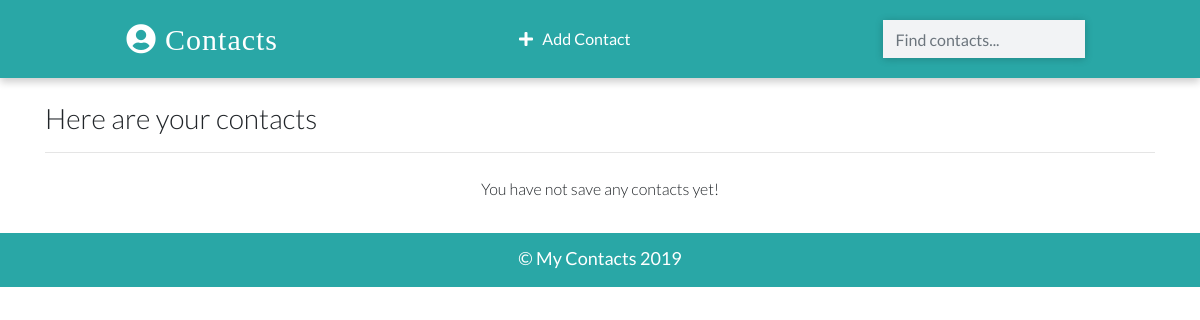
The app's page /, older data.
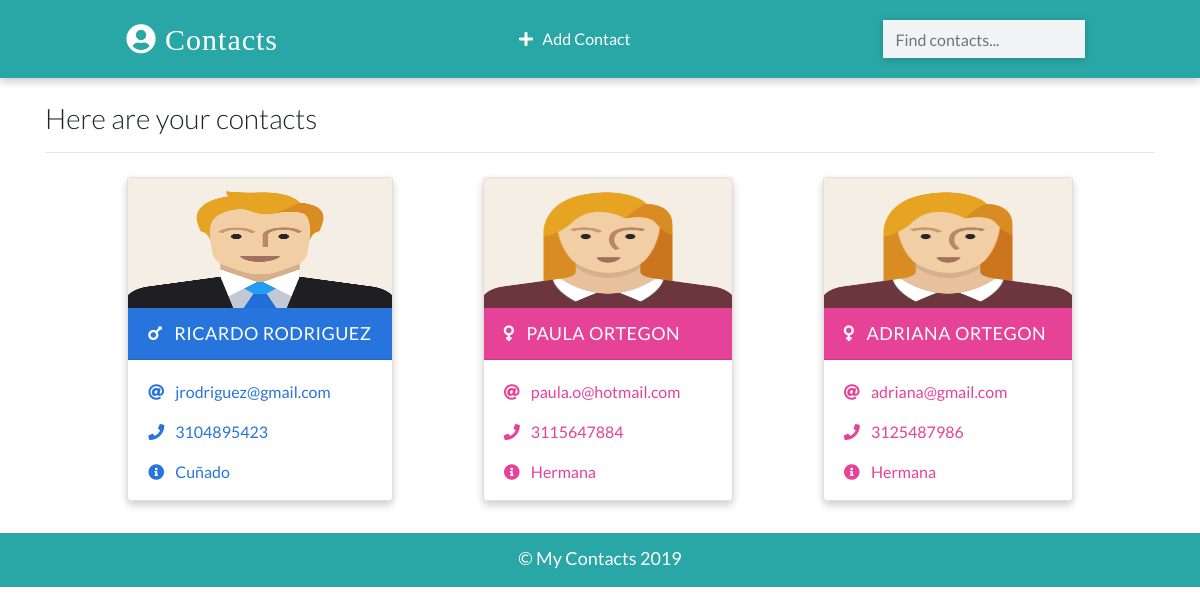
The same page, newer data.
### app/models.py (models this page shows, shortened)
class Contact(models.Model):
    name = models.CharField(max_length=20)
    email = models.EmailField(max_length=100)
    phone = models.IntegerField()
    info = models.CharField(max_length=30)
    gender = models.CharField(max_length=50, choices=(
         ('male', 'Male'),
         ('female', 'Female')
        )
    )
    image = models.ImageField(upload_to='images/', blank=True)
    date_added = models.DateField( auto_now_add=True)
    class Meta:
        ordering = ['-id']

### app/views.py (the view)
# urls.py: path('', views.HomePageView.as_view(), name='home' ),
class HomePageView(ListView):
    template_name = 'index.html'
    model = Contact
    context_object_name = 'contacts'

### templates/index.html (shortened to what this page needs)
{% extends 'base.html' %}
{% load static %}
{% block content %}
    <div class="container">
        <h3 class="heading font-weight-light">Here are your contacts</h3>
        <hr/>
    </div>
    <div class="container main-part">
        {% if contacts %}
            {% for contact in contacts %}
                {% include 'partials/_card.html' %}
            {% endfor %}
        {% else %}
          <p class="d-block font-weight-light my-2 heading">You have not save any contacts yet!</p>
        {% endif %}
    </div>
{% endblock content %}

### templates/base.html (shortened to what this page needs)
{% load static %}
<!DOCTYPE html>
<html lang="en">
{% block head %}
  <head>
    <link
      rel="stylesheet"
      href="https://stackpath.bootstrapcdn.com/bootstrap/4.2.1/css/bootstrap.min.css"
    />
    <link rel="stylesheet" href="{% static './css/main.css' %}" />
    <link
      rel="stylesheet"
      href="https://use.fontawesome.com/releases/v5.6.3/css/all.css"
    />
  </head>
  {% endblock head %}
  <body>
    <nav>
      <a class="logo" href="{% url 'home' %}">
        <i class="fas fa-user-circle"></i>&nbsp;Contacts
      </a>
      <p class="feature-link m-0 p-0">
        <a href="{% url 'create'%}" class="mr-4 text-white">
          <i class="fas fa-plus" ></i> &nbsp; Add Contact
        </a>
      </p>
      <form class="form-inline my-2" action="{% url 'search' %}" method="GET">
        <input
          class="form-control search-box"
          type="search"
          placeholder="Find contacts..."
          name = "search_term"
        />
      </form>
    </nav>
    <br />
    {% block content %}
    {% endblock content %}
    <footer class="mt-4 p-2">
      <p class="text-center p-1 m-0">&copy; My Contacts 2019</p>
    </footer>
  </body>
</html>

### templates/partials/_card.html
{% load static %}
{% if contact.gender == 'male' %}
    <div class="card my-2 mx-2 boy-card {% if 'detail' in request.path %} mx-auto w-25 {% endif %}">
        <img
            src="{% if contact.image %}
                    {{contact.image.url}}
                {% else %}
                    {% static './images/boy.png' %}
                {% endif %}"
            class="img-fluid"/>
        <div class="card-header">
            <a href='{% url 'detail' contact.id %}' class="text-white header-link">
                <i class="fas fa-mars mr-2"></i> {{contact.name}}</a>
        </div>
        <div class="card-body pb-0">
            <p>
                <i class="fas fa-at mr-2"></i>
                <a href="mailto{{contact.email}}">{{contact.email}}</a>
            </p>
            <p>
                <i class="fas fa-phone mr-2"></i>
                <a href="tel:{{contact.phone}}">{{contact.phone}}</a>
            </p>
            <p>
                <i class="fas fa-info-circle mr-2"></i>
                {{contact.info}}</p>
        </div>
    </div>
{% else %}
    <div class="card my-2 mx-2 girl-card">
        <img
            src="{% if contact.image %}
        {{contact.url}}
    {% else %}
        {% static './images/girl.png' %}
    {% endif %}"
            class="img-fluid"/>
        <div class="card-header">
            <a href="{% url 'detail' contact.id %}" class="text-white header-link">
                <i class="fas fa-venus mr-2"></i>
                {{contact.name}}</a >
        </div>
        <div class="card-body pb-0">
            <p>
                <i class="fas fa-at mr-2"></i>
                <a href="mailto:{{contact.email}}">{{contact.email}}</a>
            </p>
            <p>
                <i class="fas fa-phone mr-2"></i>
                <a href="tel:{{contact.phone}}">{{contact.phone}}</a>
            </p>
            <p>
                <i class="fas fa-info-circle mr-2"></i>
                {{contact.info}}</p>
        </div>
    </div>
{% endif %}

### static/css/main.css (style rules this page uses)
:root { --back: #29a7a6; --girl: #e64298; --boy: #2874dd; }
body { font-family: Lato, sans-serif; }
nav { font-weight: light; display: flex; justify-content: space-around; background-color: var(--back); align-items: center; padding-top: 12px; padding-bottom: 12px; box-shadow: 0 4px 8px 0 rgba(0, 0, 0, 0.2); }
.logo { font-size: 30px; letter-spacing: 1px; color: white; padding: 2px 12px; border-radius: 8px; font-family: cursive; }
.search-box { border-radius: 0px !important; width: 250px; border: none !important; background-color: #f2f3f5 !important; box-shadow: 0 1px 8px 0 rgba(0, 0, 0, 0.2); }
.card { box-shadow: 0 4px 8px 0 rgba(0, 0, 0, 0.2); transition: 0.3s; min-width: 250px; box-sizing: border-box; }
img { height: 130px !important; }
.card-header { font-size: 18px; letter-spacing: 0.5px; text-transform: uppercase; }
.boy-card .card-header { background-color: var(--boy); }
.boy-card .card-body, .boy-card .card-body p a { color: var(--boy); }
.girl-card .card-header { background-color: var(--girl); }
.girl-card .card-body, .girl-card .card-body p a { color: var(--girl); }
.card-body p { cursor: pointer; }
.main-part { display: flex; flex-wrap: wrap; justify-content: space-evenly; }
footer { background-color: var(--back); color: white; font-size: 18px; border-bottom: 3px solid var(--back); }

Row changes from the older to the newer data that the page shows:
added Contact: name "RICARDO RODRIGUEZ", email "jrodriguez@gmail.com", phone "3104895423", info "Cuñado"
added Contact: name "PAULA ORTEGON", email "paula.o@hotmail.com", phone "3115647884", info "Hermana"
added Contact: name "ADRIANA ORTEGON", email "adriana@gmail.com", phone "3125487986", info "Hermana"
Text that changed along with them:
text no longer shown: "You have not save any contacts yet!"
